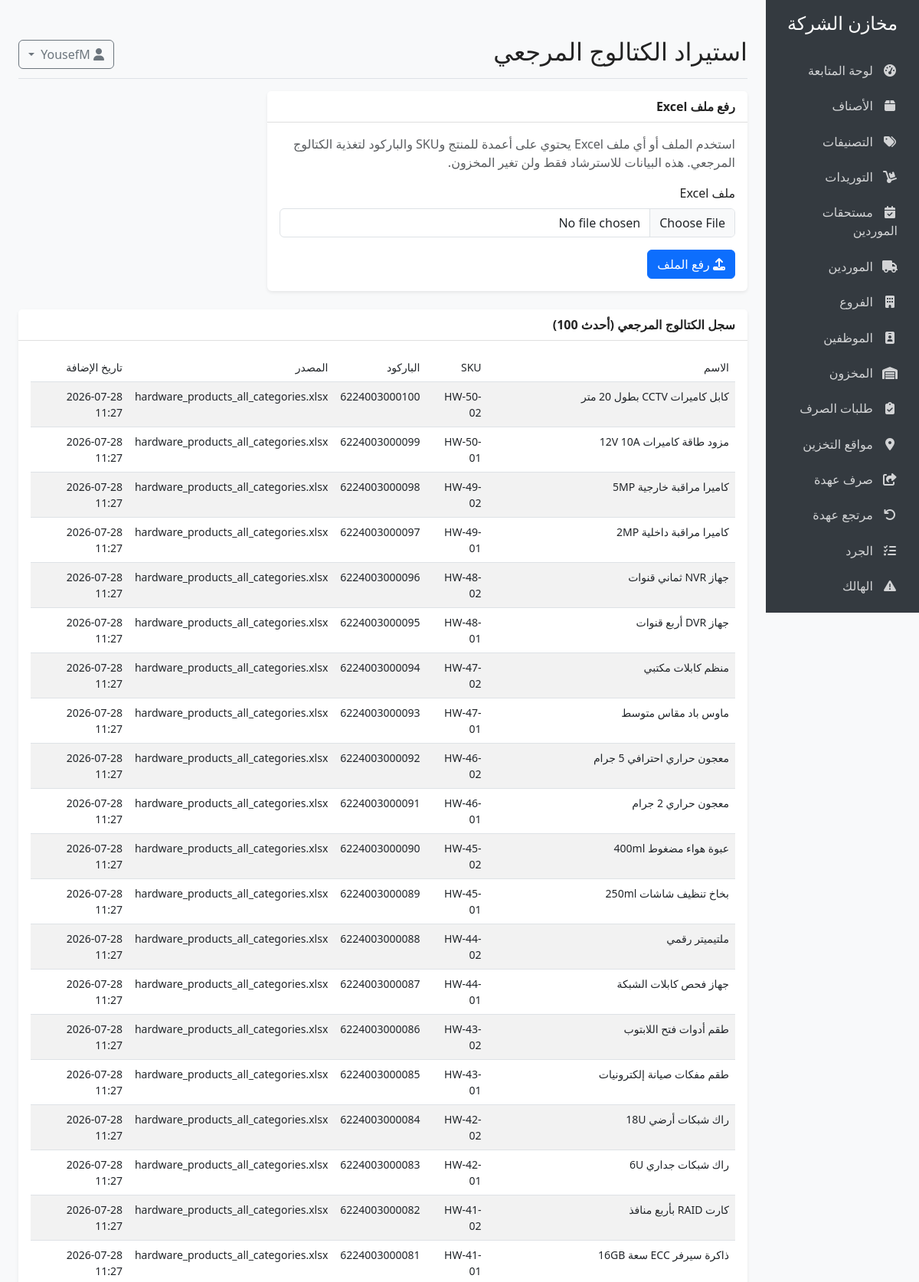
Screenshot of /catalog/import (signed in, upper part) with the database file from the repository.
### models.py (models this page shows, shortened)
class User(db.Model, UserMixin):
    __tablename__ = 'users'
    id = db.Column(db.Integer, primary_key=True)
    username = db.Column(db.String(64), unique=True, nullable=False)
    email = db.Column(db.String(120), unique=True, nullable=False)
    password_hash = db.Column(db.String(128), nullable=False)
    full_name = db.Column(db.String(100), nullable=True)
    role = db.Column(db.String(30), default='user')
    is_active = db.Column(db.Boolean, default=True)
    created_at = db.Column(db.DateTime, default=datetime.utcnow)

class ReferenceProduct(db.Model):
    __tablename__ = 'reference_products'
    id = db.Column(db.Integer, primary_key=True)
    name = db.Column(db.String(150), nullable=False)
    sku = db.Column(db.String(50), nullable=True, index=True)
    barcode = db.Column(db.String(50), nullable=True, index=True)
    description = db.Column(db.Text, nullable=True)
    notes = db.Column(db.Text, nullable=True)
    source_file = db.Column(db.String(120), nullable=True)
    created_at = db.Column(db.DateTime, default=datetime.utcnow)

### app.py (the view, shortened to what this page needs)
@app.route('/catalog/import', methods=['GET', 'POST'])
@login_required
@admin_required
def catalog_import():
    form = CatalogImportForm()
    reference_products = ReferenceProduct.query.order_by(ReferenceProduct.created_at.desc()).limit(100).all()
    return render_template('settings/catalog_import.html', form=form, reference_products=reference_products)

### forms.py
class CatalogImportForm(FlaskForm):
    file = FileField('ملف Excel', validators=[
        FileRequired(message='يرجى اختيار ملف Excel.'),
        FileAllowed(['xls', 'xlsx'], 'الملفات المقبولة: xls أو xlsx.')
    ])

### app.py (called while the page is built)
def admin_required(f):
    @wraps(f)
    def decorated_function(*args, **kwargs):
        from flask_login import current_user
        if not current_user.is_authenticated or current_user.role != 'admin':
            flash('ليس لديك صلاحية الوصول لهذه الصفحة.', 'danger')
            return redirect(url_for('index'))
        return f(*args, **kwargs)
    return decorated_function

@login_manager.user_loader
def load_user(user_id):
    user = User.query.get(int(user_id))
    if user and not user.is_active:
        return None
    return user

@app.before_request
def hide_retail_pages_in_company_mode():
    path = request.path.rstrip('/') or '/'
    if path.startswith('/static') or not current_user.is_authenticated:
        return None
    if any(path == prefix or path.startswith(f'{prefix}/') for prefix in RETAIL_ONLY_PREFIXES):
        flash('تم إخفاء صفحات البيع والعملاء والكاشير لأن النظام مضبوط كمخزن شركة داخلي.', 'warning')
        return redirect(url_for('index'))
    if path in RETAIL_ONLY_REPORT_PATHS:
        flash('هذا التقرير خاص بالبيع التجاري وغير مستخدم في نظام مخازن الشركة.', 'warning')
        return redirect(url_for('reports'))
    return None

@app.context_processor
def inject_settings():
    from models import Setting
    settings = {s.key: s.value for s in Setting.query.all()}
    def page_url(page):
        args = request.args.to_dict(flat=True)
        args['page'] = page
        return url_for(request.endpoint, **(request.view_args or {}), **args)
    return dict(settings=settings, page_url=page_url)

### templates/settings/catalog_import.html (shortened to what this page needs)
{% extends "base.html" %}
{% block header %}استيراد الكتالوج المرجعي{% endblock %}
{% block content %}
<div class="row">
    <div class="col-md-8">
        <div class="card mb-4">
            <div class="card-header">
                <strong>رفع ملف Excel</strong>
            </div>
            <div class="card-body">
                <p class="text-muted">
                    استخدم الملف أو أي ملف Excel يحتوي على أعمدة للمنتج وSKU والباركود لتغذية الكتالوج المرجعي. هذه البيانات للاسترشاد فقط ولن تغير المخزون.
                </p>
                <form method="POST" enctype="multipart/form-data">
                    <div class="mb-3">
                        {{ form.file.label(class="form-label") }}
                        {{ form.file(class="form-control") }}
                    </div>
                    <div class="d-flex gap-2">
                        <button type="submit" class="btn btn-primary">
                            <i class="fas fa-upload"></i>
                            رفع الملف
                        </button>
                    </div>
                </form>
            </div>
        </div>
    </div>
</div>
<div class="card">
    <div class="card-header">
        <strong>سجل الكتالوج المرجعي (أحدث 100)</strong>
    </div>
    <div class="card-body">
        {% if reference_products %}
        <div class="table-responsive">
            <table class="table table-striped small">
                <thead>
                    <tr>
                        <th scope="col">الاسم</th>
                        <th scope="col">SKU</th>
                        <th scope="col">الباركود</th>
                        <th scope="col">المصدر</th>
                        <th scope="col">تاريخ الإضافة</th>
                    </tr>
                </thead>
                <tbody>
                    {% for ref in reference_products %}
                        <tr>
                            <td>{{ ref.name }}</td>
                            <td>{{ ref.sku or '-' }}</td>
                            <td>{{ ref.barcode or '-' }}</td>
                            <td>{{ ref.source_file or 'من داخل النظام' }}</td>
                            <td>{{ ref.created_at.strftime('%Y-%m-%d %H:%M') }}</td>
                        </tr>
                    {% endfor %}
                </tbody>
            </table>
        </div>
        {% else %}
            <p class="text-muted mb-0">لم يتم استيراد أي بيانات مرجعية بعد.</p>
        {% endif %}
    </div>
</div>
{% endblock %}

### templates/base.html (shortened to what this page needs)
<!DOCTYPE html>
<html lang="ar" dir="rtl">
<head>
    <link rel="stylesheet" href="https://cdn.jsdelivr.net/npm/bootstrap@5.3.0/dist/css/bootstrap.rtl.min.css">
    <link rel="stylesheet" href="https://cdnjs.cloudflare.com/ajax/libs/font-awesome/6.4.0/css/all.min.css">
    <link id="theme-style" rel="stylesheet" href="{{ url_for('static', filename='css/' + (settings.get('theme', 'light') if settings else 'light') + '.css') }}">
</head>
<body>
    <div class="container-fluid">
        <div class="row">
            <div class="col-md-3 col-lg-2 d-md-block sidebar collapse">
                <div class="position-sticky pt-3">
                    <div class="text-center mb-4">
                        <h4>{{ settings['store_name'] if settings and settings.get('store_name') else 'مخازن الشركة' }}</h4>
                    </div>
                    <ul class="nav flex-column">
                        <li class="nav-item">
                            <a class="nav-link {% if request.path == url_for('index') %}active{% endif %}" href="{{ url_for('index') }}">
                                <i class="fas fa-tachometer-alt"></i> لوحة المتابعة
                            </a>
                        </li>
                        <li class="nav-item">
                            <a class="nav-link {% if request.path.startswith(url_for('products')) %}active{% endif %}" href="{{ url_for('products') }}">
                                <i class="fas fa-box"></i> الأصناف
                            </a>
                        </li>
                        <li class="nav-item">
                            <a class="nav-link {% if request.path.startswith(url_for('categories')) %}active{% endif %}" href="{{ url_for('categories') }}">
                                <i class="fas fa-tags"></i> التصنيفات
                            </a>
                        </li>
                        <li class="nav-item">
                            {% set purchases_path = url_for('purchases') %}
                            {% set purchases_due_path = url_for('purchases_due') %}
                            <a class="nav-link {% if request.path.startswith(purchases_path) and not request.path.startswith(purchases_due_path) %}active{% endif %}" href="{{ purchases_path }}">
                                <i class="fas fa-dolly"></i> التوريدات
                            </a>
                        </li>
                        {% if current_user.role in ['admin', 'warehouse_manager'] %}
                        <li class="nav-item">
                            <a class="nav-link {% if request.path.startswith(url_for('purchases_due')) %}active{% endif %}" href="{{ url_for('purchases_due') }}">
                                <i class="fas fa-calendar-check"></i> مستحقات الموردين
                            </a>
                        </li>
                        {% endif %}
                        <li class="nav-item">
                            <a class="nav-link {% if request.path.startswith(url_for('suppliers')) %}active{% endif %}" href="{{ url_for('suppliers') }}">
                                <i class="fas fa-truck"></i> الموردين
                            </a>
                        </li>
                        {% if current_user.role in ['admin', 'warehouse_manager'] %}
                        <li class="nav-item">
                            <a class="nav-link {% if request.path.startswith(url_for('branches')) %}active{% endif %}" href="{{ url_for('branches') }}">
                                <i class="fas fa-building"></i> الفروع
                            </a>
                        </li>
                        <li class="nav-item">
                            <a class="nav-link {% if request.path.startswith(url_for('employees')) %}active{% endif %}" href="{{ url_for('employees') }}">
                                <i class="fas fa-id-badge"></i> الموظفين
                            </a>
                        </li>
                        {% endif %}
                        <li class="nav-item">
                            <a class="nav-link " href="{{ url_for('inventory') }}">
                                <i class="fas fa-warehouse"></i> المخزون
                            </a>
                        </li>
                        <li class="nav-item">
                            <a class="nav-link {% if request.path.startswith('/inventory/issue-requests') %}active{% endif %}" href="/inventory/issue-requests">
                                <i class="fas fa-clipboard-check"></i> طلبات الصرف
                            </a>
                        </li>
                        {% if current_user.role in ['admin', 'warehouse_manager'] %}
                        <li class="nav-item">
                            <a class="nav-link {% if request.path.startswith('/storage-locations') %}active{% endif %}" href="/storage-locations">
                                <i class="fas fa-map-marker-alt"></i> مواقع التخزين
                            </a>
                        </li>
                        <li class="nav-item">
                            <a class="nav-link {% if request.path.startswith(url_for('stock_issue')) %}active{% endif %}" href="{{ url_for('stock_issue') }}">
                                <i class="fas fa-share-square"></i> صرف عهدة
                            </a>
                        </li>
                        <li class="nav-item">
                            <a class="nav-link {% if request.path.startswith('/inventory/returns') %}active{% endif %}" href="/inventory/returns">
                                <i class="fas fa-undo"></i> مرتجع عهدة
                            </a>
                        </li>
                        <li class="nav-item">
                            <a class="nav-link {% if request.path.startswith('/inventory/stocktakes') %}active{% endif %}" href="/inventory/stocktakes">
                                <i class="fas fa-tasks"></i> الجرد
                            </a>
                        </li>
                        <li class="nav-item">
                            <a class="nav-link {% if request.path.startswith(url_for('damage_record')) %}active{% endif %}" href="{{ url_for('damage_record') }}">
                                <i class="fas fa-exclamation-triangle"></i> الهالك
                            </a>
                        </li>
                        {% endif %}
                        <li class="nav-item">
                            <a class="nav-link {% if request.path.startswith(url_for('reports')) %}active{% endif %}" href="{{ url_for('reports') }}">
                            </a>
                        </li>
                    </ul>
                </div>
            </div>
            <main class="col-md-9 ms-sm-auto col-lg-10 px-md-4 main-content">
                <div class="d-flex justify-content-between flex-wrap flex-md-nowrap align-items-center pt-3 pb-2 mb-3 border-bottom">
                    <h1 class="h2">{% block header %}{% endblock %}</h1>
                    <div class="btn-toolbar mb-2 mb-md-0">
                        <div class="dropdown">
                            <button class="btn btn-outline-secondary dropdown-toggle" type="button" id="userDropdown" data-bs-toggle="dropdown" aria-expanded="false">
                                <i class="fas fa-user"></i>
                                {{ current_user.username }}
                            </button>
                        </div>
                    </div>
                </div>
                {% block content %}{% endblock %}
            </main>
        </div>
    </div>
</body>
</html>

### static/css/light.css (style rules this page uses)
body { background: #fff; color: #222; }
.card, .table { background: #fff; color: #222; }
.navbar, .sidebar { background: #f8f9fa; color: #222; }

### templates/base.html (style rules this page uses)
body { font-family: 'Segoe UI', Tahoma, Geneva, Verdana, sans-serif; background-color: #f8f9fa; }
.sidebar { height: 100vh; position: sticky; top: 0; overflow-y: auto; overflow-x: hidden; background-color: #343a40; color: #fff; }
.sidebar .nav-link { color: rgba(255, 255, 255, 0.78); padding: 0.5rem 1rem; margin: 0.2rem 0; border-radius: 0.25rem; }
.sidebar .nav-link i { margin-left: 0.5rem; width: 1.25rem; text-align: center; }
.main-content { padding: 2rem; }
.card { margin-bottom: 1.5rem; border: none; box-shadow: 0 0.125rem 0.25rem rgba(0, 0, 0, 0.075); }
.card-header { background-color: #fff; border-bottom: 1px solid rgba(0, 0, 0, 0.125); font-weight: 500; }
.table th { font-weight: 500; }

### rows the page displays
User: username "YousefM"
ReferenceProduct: name "كابل كاميرات CCTV بطول 20 متر", sku "HW-50-02", barcode "6224003000100", source_file "hardware_products_all_categories.xlsx", created_at "2026-07-28 11:27"
ReferenceProduct: name "مزود طاقة كاميرات 12V 10A", sku "HW-50-01", barcode "6224003000099", source_file "hardware_products_all_categories.xlsx", created_at "2026-07-28 11:27"
ReferenceProduct: name "كاميرا مراقبة خارجية 5MP", sku "HW-49-02", barcode "6224003000098", source_file "hardware_products_all_categories.xlsx", created_at "2026-07-28 11:27"
ReferenceProduct: name "كاميرا مراقبة داخلية 2MP", sku "HW-49-01", barcode "6224003000097", source_file "hardware_products_all_categories.xlsx", created_at "2026-07-28 11:27"
ReferenceProduct: name "جهاز NVR ثماني قنوات", sku "HW-48-02", barcode "6224003000096", source_file "hardware_products_all_categories.xlsx", created_at "2026-07-28 11:27"
ReferenceProduct: name "جهاز DVR أربع قنوات", sku "HW-48-01", barcode "6224003000095", source_file "hardware_products_all_categories.xlsx", created_at "2026-07-28 11:27"
ReferenceProduct: name "منظم كابلات مكتبي", sku "HW-47-02", barcode "6224003000094", source_file "hardware_products_all_categories.xlsx", created_at "2026-07-28 11:27"
ReferenceProduct: name "ماوس باد مقاس متوسط", sku "HW-47-01", barcode "6224003000093", source_file "hardware_products_all_categories.xlsx", created_at "2026-07-28 11:27"
ReferenceProduct: name "معجون حراري احترافي 5 جرام", sku "HW-46-02", barcode "6224003000092", source_file "hardware_products_all_categories.xlsx", created_at "2026-07-28 11:27"
ReferenceProduct: name "معجون حراري 2 جرام", sku "HW-46-01", barcode "6224003000091", source_file "hardware_products_all_categories.xlsx", created_at "2026-07-28 11:27"
ReferenceProduct: name "عبوة هواء مضغوط 400ml", sku "HW-45-02", barcode "6224003000090", source_file "hardware_products_all_categories.xlsx", created_at "2026-07-28 11:27"
ReferenceProduct: name "بخاخ تنظيف شاشات 250ml", sku "HW-45-01", barcode "6224003000089", source_file "hardware_products_all_categories.xlsx", created_at "2026-07-28 11:27"
ReferenceProduct: name "ملتيميتر رقمي", sku "HW-44-02", barcode "6224003000088", source_file "hardware_products_all_categories.xlsx", created_at "2026-07-28 11:27"
ReferenceProduct: name "جهاز فحص كابلات الشبكة", sku "HW-44-01", barcode "6224003000087", source_file "hardware_products_all_categories.xlsx", created_at "2026-07-28 11:27"
ReferenceProduct: name "طقم أدوات فتح اللابتوب", sku "HW-43-02", barcode "6224003000086", source_file "hardware_products_all_categories.xlsx", created_at "2026-07-28 11:27"
ReferenceProduct: name "طقم مفكات صيانة إلكترونيات", sku "HW-43-01", barcode "6224003000085", source_file "hardware_products_all_categories.xlsx", created_at "2026-07-28 11:27"
ReferenceProduct: name "راك شبكات أرضي 18U", sku "HW-42-02", barcode "6224003000084", source_file "hardware_products_all_categories.xlsx", created_at "2026-07-28 11:27"
ReferenceProduct: name "راك شبكات جداري 6U", sku "HW-42-01", barcode "6224003000083", source_file "hardware_products_all_categories.xlsx", created_at "2026-07-28 11:27"
ReferenceProduct: name "كارت RAID بأربع منافذ", sku "HW-41-02", barcode "6224003000082", source_file "hardware_products_all_categories.xlsx", created_at "2026-07-28 11:27"
ReferenceProduct: name "ذاكرة سيرفر ECC سعة 16GB", sku "HW-41-01", barcode "6224003000081", source_file "hardware_products_all_categories.xlsx", created_at "2026-07-28 11:27"
